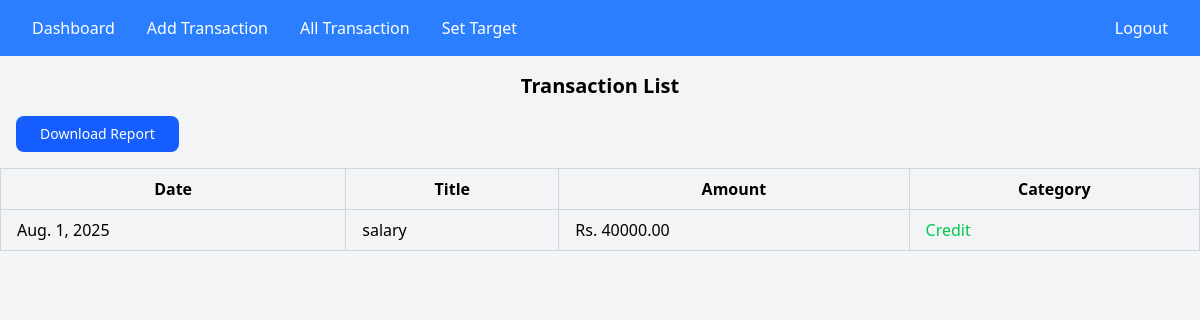
Before: /transactions/ (signed in) with the older database file.
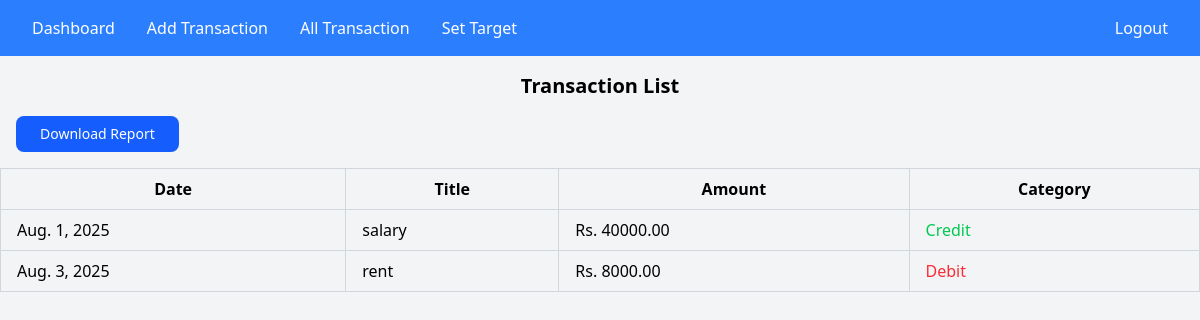
After: the same page with the newer database file.
### Expensedjango/models.py (models this page shows, shortened)
class Transaction(models.Model):
    TRANSACTION_TYPES = [
        ('Income','Income'),
        ('Expense','Expense'),
    ]
    user = models.ForeignKey(User, on_delete=models.CASCADE)
    title = models.CharField(max_length=100)
    amount = models.DecimalField(max_digits=10,decimal_places=2)
    transaction_type = models.CharField(max_length=10, choices=TRANSACTION_TYPES)
    date = models.DateField()
    category = models.CharField(max_length=100)

### Expensedjango/views.py (the view)
# urls.py: path('transactions/', TransactionListView.as_view(), name="transactions"),
class TransactionListView(LoginRequiredMixin, View):
    def get(self, request, *args, **kwargs):
        transactions = Transaction.objects.filter(user = request.user)
        return render(request, 'Expensedjango/transaction_list.html', {'transactions':transactions})

### Expensedjango/templates/Expensedjango/transaction_list.html (shortened to what this page needs)
{% extends 'expensedjango/base.html' %}
{% block content %}
    <h1 class="text-xl font-bold my-4 text-center">Transaction List</h1>
    <a href="{% url 'export_transactions' %}" class="ml-4 inline-block
    px-6 py-2 text-sm font-medium text-white bg-blue-600 rounded-lg shadow-medium
    hover:bg-blue-700 focus:outline-none focus:ring-2
    focus:ring-blue-500 transition duration-200 mb-4">Download Report</a>
    <table class="min-w-full table-auto border-collapse border border-gray-300">
        <thead>
            <tr class="bg-gray-100">
                <th class="px-4 py-2 border border-gray-300">Date</th>
                <th class="px-4 py-2 border border-gray-300">Title</th>
                <th class="px-4 py-2 border border-gray-300">Amount</th>
                <th class="px-4 py-2 border border-gray-300">Category</th>
            </tr>
        </thead>
        <tbody>
            {% for transaction in transactions %}
                <tr class="hover:bg-gray-50">
                    <td class="px-4 py-2 border border-gray-300">{{transaction.date}}</td>
                    <td class="px-4 py-2 border border-gray-300">{{transaction.title}}</td>
                    <td class="px-4 py-2 border border-gray-300">Rs. {{transaction.amount|floatformat:2}}</td>
                    <td class="px-4 py-2 border border-gray-300">
                        {% if transaction.transaction_type == "Income" %}
                            <h1 class='text-green-500'>Credit</h1>
                        {% else %}
                            <h1 class='text-red-500'>Debit</h1>
                        {% endif %}
                        </td>
                </tr>
            {% endfor %}
        </tbody>
    </table>
{% endblock content %}

Changed rows visible on the page:
added Transaction: transaction_type "Debit"
